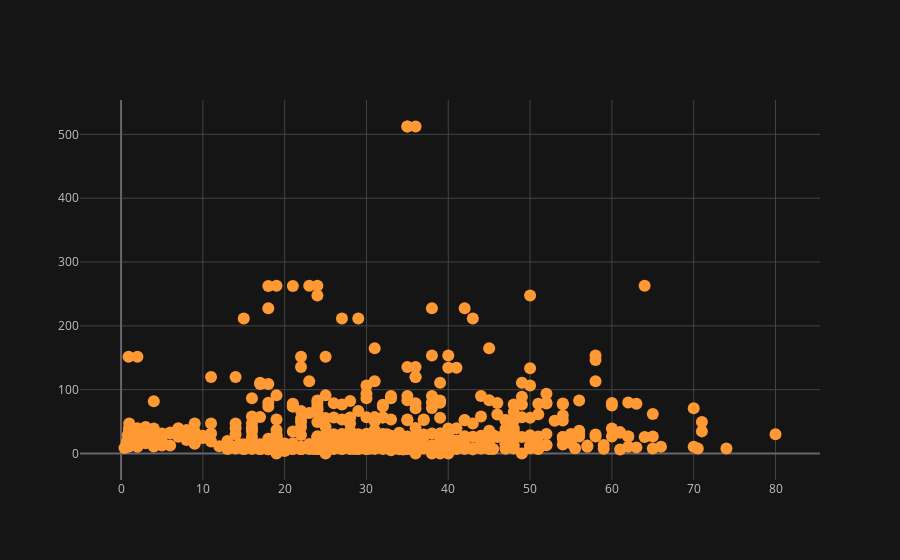

The notebook cell this image was saved under:
### Code cell
df1.iplot(x='age',y='fare',mode='markers')

### Figure 1 — Plotly figure (JSON) as saved in the notebook; plotly's stock layout.template omitted (floating-point values rounded to 4 significant figures; data arrays with more than 128 entries replaced by an {"elided": "..."} marker saying what was removed)
{"data": [{"line": {"color": "rgba(255, 153, 51, 1.0)", "dash": "solid", "shape": "linear", "width": 1.3}, "marker": {"size": 12, "symbol": "circle"}, "mode": "markers", "name": "fare", "text": "", "type": "scatter", "x": {"elided": "891 float values"}, "y": {"elided": "891 float values"}}], "layout": {"legend": {"bgcolor": "#151516", "font": {"color": "#D9D9D9"}}, "paper_bgcolor": "#151516", "plot_bgcolor": "#151516", "title": {"font": {"color": "#D9D9D9"}}, "xaxis": {"gridcolor": "#434343", "showgrid": true, "tickfont": {"color": "#C2C2C2"}, "title": {"font": {"color": "#D9D9D9"}, "text": ""}, "zerolinecolor": "#666570"}, "yaxis": {"gridcolor": "#434343", "showgrid": true, "tickfont": {"color": "#C2C2C2"}, "title": {"font": {"color": "#D9D9D9"}, "text": ""}, "zerolinecolor": "#666570"}}}
